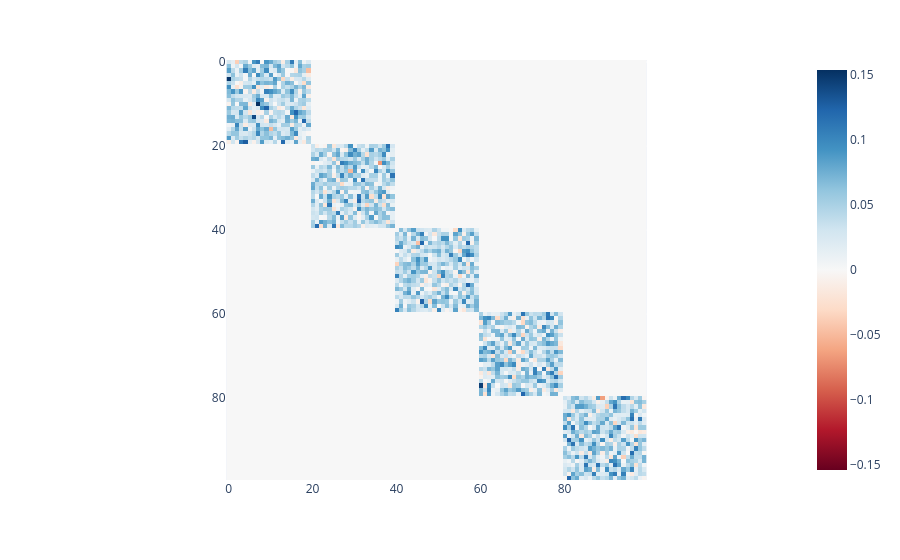

Notebook cell for this chart:
### Code cell
# Plot the estimated VAR coefficient matrix, Phi
max_phi = np.max(phi_hat)
fig = px.imshow(phi_hat,zmin=-max_phi,zmax=max_phi,color_continuous_scale='RdBu')
fig.show()

### Figure 1 — Plotly figure (JSON) as saved in the notebook; plotly's stock layout.template omitted (floating-point values rounded to 4 significant figures; data arrays with more than 128 entries replaced by an {"elided": "..."} marker saying what was removed)
{"data": [{"coloraxis": "coloraxis", "hovertemplate": "x: %{x}<br>y: %{y}<br>color: %{z}<extra></extra>", "name": "0", "type": "heatmap", "xaxis": "x", "yaxis": "y", "z": {"elided": "100x100 float values"}}], "layout": {"coloraxis": {"cmax": 0.1537, "cmin": -0.1537, "colorscale": [[0, "rgb(103,0,31)"], [0.1, "rgb(178,24,43)"], [0.2, "rgb(214,96,77)"], [0.3, "rgb(244,165,130)"], [0.4, "rgb(253,219,199)"], [0.5, "rgb(247,247,247)"], [0.6, "rgb(209,229,240)"], [0.7, "rgb(146,197,222)"], [0.8, "rgb(67,147,195)"], [0.9, "rgb(33,102,172)"], [1, "rgb(5,48,97)"]]}, "margin": {"t": 60}, "xaxis": {"anchor": "y", "constrain": "domain", "domain": [0, 1], "scaleanchor": "y"}, "yaxis": {"anchor": "x", "autorange": "reversed", "constrain": "domain", "domain": [0, 1]}}}
